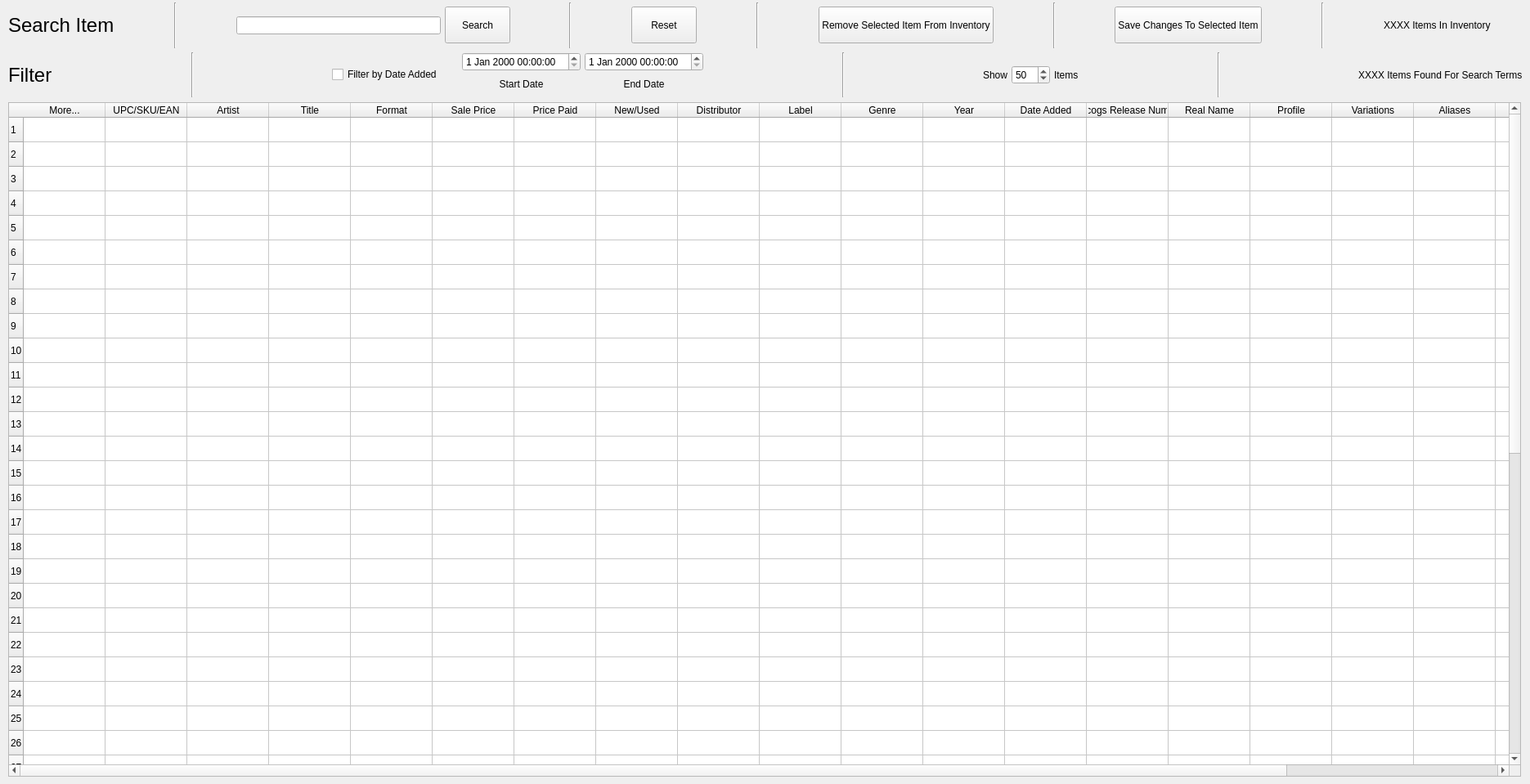
     <widget class="QWidget" name="search_inventory_tab">
      <attribute name="title">
       <string>Search/Edit/Remove Inventory</string>
      </attribute>
      <widget class="QWidget" name="layoutWidget">
       <property name="geometry">
        <rect>
         <x>10</x>
         <y>3</y>
         <width>1852</width>
         <height>947</height>
        </rect>
       </property>
       <layout class="QVBoxLayout" name="verticalLayout_7">
        <item>
         <layout class="QVBoxLayout" name="verticalLayout_4">
          <property name="spacing">
           <number>5</number>
          </property>
          <item>
           <layout class="QHBoxLayout" name="horizontalLayout_5">
            <item>
             <widget class="QLabel" name="tab_one_search_item_lbl_2">
              <property name="font">
               <font>
                <family>Lucida Grande</family>
                <pointsize>18</pointsize>
               </font>
              </property>
              <property name="text">
               <string>Search Item</string>
              </property>
              <property name="scaledContents">
               <bool>false</bool>
              </property>
             </widget>
            </item>
            <item>
             <spacer name="horizontalSpacer_15">
              <property name="orientation">
               <enum>Qt::Horizontal</enum>
              </property>
              <property name="sizeHint" stdset="0">
               <size>
                <width>28</width>
                <height>20</height>
               </size>
              </property>
             </spacer>
            </item>
            <item>
             <widget class="Line" name="add_item_vert_line_3">
              <property name="orientation">
               <enum>Qt::Vertical</enum>
              </property>
             </widget>
            </item>
            <item>
             <spacer name="horizontalSpacer_2">
              <property name="orientation">
               <enum>Qt::Horizontal</enum>
              </property>
              <property name="sizeHint" stdset="0">
               <size>
                <width>28</width>
                <height>20</height>
               </size>
              </property>
             </spacer>
            </item>
            <item>
             <widget class="QLineEdit" name="tab_two_search_artist_title_qline">
              <property name="sizePolicy">
               <sizepolicy hsizetype="Minimum" vsizetype="Fixed">
                <horstretch>0</horstretch>
                <verstretch>0</verstretch>
               </sizepolicy>
              </property>
              <property name="minimumSize">
               <size>
                <width>250</width>
                <height>0</height>
               </size>
              </property>
              <property name="text">
               <string/>
              </property>
             </widget>
            </item>
            <item>
             <widget class="QPushButton" name="tab_two_search_artist_title_button">
              <property name="minimumSize">
               <size>
                <width>0</width>
                <height>45</height>
               </size>
              </property>
              <property name="text">
               <string>Search</string>
              </property>
             </widget>
            </item>
            <item>
             <spacer name="horizontalSpacer_23">
              <property name="orientation">
               <enum>Qt::Horizontal</enum>
              </property>
              <property name="sizeHint" stdset="0">
               <size>
                <width>40</width>
                <height>20</height>
               </size>
              </property>
             </spacer>
            </item>
            <item>
             <widget class="Line" name="add_item_vert_line_6">
              <property name="orientation">
               <enum>Qt::Vertical</enum>
              </property>
             </widget>
            </item>
            <item>
             <spacer name="horizontalSpacer_5">
              <property name="orientation">
               <enum>Qt::Horizontal</enum>
              </property>
              <property name="sizeHint" stdset="0">
               <size>
                <width>40</width>
                <height>20</height>
               </size>
              </property>
             </spacer>
            </item>
            <item>
             <widget class="QPushButton" name="tab_two_reset_button">
              <property name="minimumSize">
               <size>
                <width>0</width>
                <height>45</height>
               </size>
              </property>
              <property name="text">
               <string>Reset</string>
              </property>
             </widget>
            </item>
            <item>
             <spacer name="horizontalSpacer_18">
              <property name="orientation">
               <enum>Qt::Horizontal</enum>
              </property>
              <property name="sizeHint" stdset="0">
               <size>
                <width>40</width>
                <height>20</height>
               </size>
              </property>
             </spacer>
            </item>
            <item>
             <widget class="Line" name="add_item_vert_line_16">
              <property name="orientation">
               <enum>Qt::Vertical</enum>
              </property>
             </widget>
            </item>
            <item>
             <spacer name="horizontalSpacer_19">
              <property name="orientation">
               <enum>Qt::Horizontal</enum>
              </property>
              <property name="sizeHint" stdset="0">
               <size>
                <width>40</width>
                <height>20</height>
               </size>
              </property>
             </spacer>
            </item>
            <item>
             <widget class="QPushButton" name="tab_two_remove_selected_item_from_inventory">
              <property name="minimumSize">
               <size>
                <width>0</width>
                <height>45</height>
               </size>
              </property>
              <property name="text">
               <string>Remove Selected Item From Inventory</string>
              </property>
             </widget>
            </item>
            <item>
             <spacer name="horizontalSpacer_31">
              <property name="orientation">
               <enum>Qt::Horizontal</enum>
              </property>
              <property name="sizeType">
               <enum>QSizePolicy::Expanding</enum>
              </property>
              <property name="sizeHint" stdset="0">
               <size>
                <width>28</width>
                <height>20</height>
               </size>
              </property>
             </spacer>
            </item>
            <item>
             <widget class="Line" name="add_item_vert_line_15">
              <property name="orientation">
               <enum>Qt::Vertical</enum>
              </property>
             </widget>
            </item>
            <item>
             <spacer name="horizontalSpacer_30">
              <property name="orientation">
               <enum>Qt::Horizontal</enum>
              </property>
              <property name="sizeType">
               <enum>QSizePolicy::Expanding</enum>
              </property>
              <property name="sizeHint" stdset="0">
               <size>
                <width>28</width>
                <height>20</height>
               </size>
              </property>
             </spacer>
            </item>
            <item>
             <widget class="QPushButton" name="tab_two_edit_selected_item">
              <property name="minimumSize">
               <size>
                <width>0</width>
                <height>45</height>
               </size>
              </property>
              <property name="text">
               <string>Save Changes To Selected Item</string>
              </property>
             </widget>
            </item>
            <item>
             <spacer name="horizontalSpacer_60">
              <property name="orientation">
               <enum>Qt::Horizontal</enum>
              </property>
              <property name="sizeHint" stdset="0">
               <size>
                <width>28</width>
                <height>20</height>
               </size>
              </property>
             </spacer>
            </item>
            <item>
             <widget class="Line" name="add_item_vert_line_29">
              <property name="orientation">
               <enum>Qt::Vertical</enum>
              </property>
             </widget>
            </item>
            <item>
             <spacer name="horizontalSpacer_59">
              <property name="orientation">
               <enum>Qt::Horizontal</enum>
              </property>
              <property name="sizeHint" stdset="0">
               <size>
                <width>28</width>
                <height>20</height>
               </size>
              </property>
             </spacer>
            </item>
            <item>
             <widget class="QLabel" name="tab_two_num_inventory_label">
              <property name="sizePolicy">
               <sizepolicy hsizetype="Minimum" vsizetype="Preferred">
                <horstretch>0</horstretch>
                <verstretch>0</verstretch>
               </sizepolicy>
              </property>
              <property name="minimumSize">
               <size>
                <width>170</width>
                <height>0</height>
               </size>
              </property>
              <property name="text">
               <string>XXXX Items In Inventory</string>
              </property>
             </widget>
            </item>
           </layout>
          </item>
          <item>
           <layout class="QHBoxLayout" name="horizontalLayout_9">
            <property name="spacing">
             <number>-1</number>
            </property>
            <item>
             <widget class="QLabel" name="tab_one_search_item_lbl_3">
              <property name="font">
               <font>
                <family>Lucida Grande</family>
                <pointsize>18</pointsize>
               </font>
              </property>
              <property name="text">
               <string>Filter</string>
              </property>
              <property name="scaledContents">
               <bool>false</bool>
              </property>
             </widget>
            </item>
            <item>
             <spacer name="horizontalSpacer_16">
              <property name="orientation">
               <enum>Qt::Horizontal</enum>
              </property>
              <property name="sizeHint" stdset="0">
               <size>
                <width>28</width>
                <height>20</height>
               </size>
              </property>
             </spacer>
            </item>
            <item>
             <widget class="Line" name="add_item_vert_line_5">
              <property name="orientation">
               <enum>Qt::Vertical</enum>
              </property>
             </widget>
            </item>
            <item>
             <spacer name="horizontalSpacer_17">
              <property name="orientation">
               <enum>Qt::Horizontal</enum>
              </property>
              <property name="sizeHint" stdset="0">
               <size>
                <width>28</width>
                <height>20</height>
               </size>
              </property>
             </spacer>
            </item>
            <item>
             <widget class="QCheckBox" name="checkBox">
              <property name="text">
               <string>Filter by Date Added</string>
              </property>
             </widget>
            </item>
            <item>
             <spacer name="horizontalSpacer_87">
              <property name="orientation">
               <enum>Qt::Horizontal</enum>
              </property>
              <property name="sizeType">
               <enum>QSizePolicy::Minimum</enum>
              </property>
              <property name="sizeHint" stdset="0">
               <size>
                <width>20</width>
                <height>20</height>
               </size>
              </property>
             </spacer>
            </item>
            <item>
             <layout class="QVBoxLayout" name="verticalLayout_6">
              <property name="spacing">
               <number>0</number>
              </property>
              <property name="sizeConstraint">
               <enum>QLayout::SetFixedSize</enum>
              </property>
              <item>
               <widget class="QDateTimeEdit" name="tab_two_date_time_edit_start"/>
              </item>
              <item>
               <widget class="QLabel" name="label_4">
                <property name="sizePolicy">
                 <sizepolicy hsizetype="Preferred" vsizetype="Minimum">
                  <horstretch>0</horstretch>
                  <verstretch>0</verstretch>
                 </sizepolicy>
                </property>
                <property name="minimumSize">
                 <size>
                  <width>0</width>
                  <height>20</height>
                 </size>
                </property>
                <property name="text">
                 <string>Start Date</string>
                </property>
                <property name="alignment">
                 <set>Qt::AlignCenter</set>
                </property>
               </widget>
              </item>
             </layout>
            </item>
            <item>
             <layout class="QVBoxLayout" name="verticalLayout_5">
              <property name="spacing">
               <number>0</number>
              </property>
              <property name="sizeConstraint">
               <enum>QLayout::SetFixedSize</enum>
              </property>
              <item>
               <widget class="QDateTimeEdit" name="tab_two_date_time_edit_end"/>
              </item>
              <item>
               <widget class="QLabel" name="label_3">
                <property name="sizePolicy">
                 <sizepolicy hsizetype="Preferred" vsizetype="Minimum">
                  <horstretch>0</horstretch>
                  <verstretch>0</verstretch>
                 </sizepolicy>
                </property>
                <property name="minimumSize">
                 <size>
                  <width>0</width>
                  <height>20</height>
                 </size>
                </property>
                <property name="text">
                 <string>End Date</string>
                </property>
                <property name="alignment">
                 <set>Qt::AlignCenter</set>
                </property>
               </widget>
              </item>
             </layout>
            </item>
            <item>
             <spacer name="horizontalSpacer_86">
              <property name="orientation">
               <enum>Qt::Horizontal</enum>
              </property>
              <property name="sizeHint" stdset="0">
               <size>
                <width>40</width>
                <height>20</height>
               </size>
              </property>
             </spacer>
            </item>
            <item>
             <widget class="Line" name="add_item_vert_line_40">
              <property name="orientation">
               <enum>Qt::Vertical</enum>
              </property>
             </widget>
            </item>
            <item>
             <spacer name="horizontalSpacer_92">
              <property name="orientation">
               <enum>Qt::Horizontal</enum>
              </property>
              <property name="sizeType">
               <enum>QSizePolicy::Expanding</enum>
              </property>
              <property name="sizeHint" stdset="0">
               <size>
                <width>28</width>
                <height>20</height>
               </size>
              </property>
             </spacer>
            </item>
            <item>
             <widget class="QLabel" name="label">
              <property name="text">
               <string>Show</string>
              </property>
             </widget>
            </item>
            <item>
             <widget class="QSpinBox" name="tab_two_num_displayed_spin_box">
              <property name="minimum">
               <number>10</number>
              </property>
              <property name="maximum">
               <number>100</number>
              </property>
              <property name="singleStep">
               <number>10</number>
              </property>
              <property name="value">
               <number>50</number>
              </property>
             </widget>
            </item>
            <item>
             <widget class="QLabel" name="label_2">
              <property name="text">
               <string>Items</string>
              </property>
             </widget>
            </item>
            <item>
             <spacer name="horizontalSpacer_90">
              <property name="orientation">
               <enum>Qt::Horizontal</enum>
              </property>
              <property name="sizeType">
               <enum>QSizePolicy::Expanding</enum>
              </property>
              <property name="sizeHint" stdset="0">
               <size>
                <width>28</width>
                <height>20</height>
               </size>
              </property>
             </spacer>
            </item>
            <item>
             <widget class="Line" name="add_item_vert_line_41">
              <property name="orientation">
               <enum>Qt::Vertical</enum>
              </property>
             </widget>
            </item>
            <item>
             <spacer name="horizontalSpacer_89">
              <property name="orientation">
               <enum>Qt::Horizontal</enum>
              </property>
              <property name="sizeType">
               <enum>QSizePolicy::Expanding</enum>
              </property>
              <property name="sizeHint" stdset="0">
               <size>
                <width>28</width>
                <height>20</height>
               </size>
              </property>
             </spacer>
            </item>
            <item>
             <widget class="QLabel" name="tab_two_items_found_label">
              <property name="sizePolicy">
               <sizepolicy hsizetype="Minimum" vsizetype="Preferred">
                <horstretch>0</horstretch>
                <verstretch>0</verstretch>
               </sizepolicy>
              </property>
              <property name="minimumSize">
               <size>
                <width>170</width>
                <height>0</height>
               </size>
              </property>
              <property name="text">
               <string>XXXX Items Found For Search Terms</string>
              </property>
             </widget>
            </item>
           </layout>
          </item>
         </layout>
        </item>
        <item>
         <widget class="QTableWidget" name="tab_two_results_table">
          <property name="sizePolicy">
           <sizepolicy hsizetype="Maximum" vsizetype="Minimum">
            <horstretch>0</horstretch>
            <verstretch>0</verstretch>
           </sizepolicy>
          </property>
          <property name="minimumSize">
           <size>
            <width>1850</width>
            <height>825</height>
           </size>
          </property>
          <property name="selectionMode">
           <enum>QAbstractItemView::ExtendedSelection</enum>
          </property>
          <property name="selectionBehavior">
           <enum>QAbstractItemView::SelectRows</enum>
          </property>
          <property name="sortingEnabled">
           <bool>true</bool>
          </property>
          <attribute name="horizontalHeaderCascadingSectionResizes">
           <bool>false</bool>
          </attribute>
          <attribute name="horizontalHeaderDefaultSectionSize">
           <number>100</number>
          </attribute>
          <attribute name="horizontalHeaderShowSortIndicator" stdset="0">
           <bool>true</bool>
          </attribute>
          <attribute name="horizontalHeaderStretchLastSection">
           <bool>false</bool>
          </attribute>
          <row>
           <property name="text">
            <string>1</string>
           </property>
          </row>
          <row>
           <property name="text">
            <string>2</string>
           </property>
          </row>
          <row>
           <property name="text">
            <string>3</string>
           </property>
          </row>
          <row>
           <property name="text">
            <string>4</string>
           </property>
          </row>
          <row>
           <property name="text">
            <string>5</string>
           </property>
          </row>
          <row>
           <property name="text">
            <string>6</string>
           </property>
          </row>
          <row>
           <property name="text">
            <string>7</string>
           </property>
          </row>
          <row>
           <property name="text">
            <string>8</string>
           </property>
          </row>
          <row>
           <property name="text">
            <string>9</string>
           </property>
          </row>
          <row>
           <property name="text">
            <string>10</string>
           </property>
          </row>
          <row>
           <property name="text">
            <string>11</string>
           </property>
          </row>
          <row>
           <property name="text">
            <string>12</string>
           </property>
          </row>
          <row>
           <property name="text">
            <string>13</string>
           </property>
          </row>
          <row>
           <property name="text">
            <string>14</string>
           </property>
          </row>
          <row>
           <property name="text">
            <string>15</string>
           </property>
          </row>
          <row>
           <property name="text">
            <string>16</string>
           </property>
          </row>
          <row>
           <property name="text">
            <string>17</string>
           </property>
          </row>
          <row>
           <property name="text">
            <string>18</string>
           </property>
          </row>
          <row>
           <property name="text">
            <string>19</string>
           </property>
          </row>
          <row>
           <property name="text">
            <string>20</string>
           </property>
          </row>
          <row>
           <property name="text">
            <string>21</string>
           </property>
          </row>
          <row>
           <property name="text">
            <string>22</string>
           </property>
          </row>
          <row>
           <property name="text">
            <string>23</string>
           </property>
          </row>
          <row>
           <property name="text">
            <string>24</string>
           </property>
          </row>
          <row>
           <property name="text">
            <string>25</string>
           </property>
          </row>
          <row>
           <property name="text">
            <string>26</string>
           </property>
          </row>
          <row>
           <property name="text">
            <string>27</string>
           </property>
          </row>
          <row>
           <property name="text">
            <string>28</string>
           </property>
          </row>
          <row>
           <property name="text">
            <string>29</string>
           </property>
          </row>
          <row>
           <property name="text">
            <string>30</string>
           </property>
          </row>
          <row>
           <property name="text">
            <string>31</string>
           </property>
          </row>
          <row>
           <property name="text">
            <string>32</string>
           </property>
          </row>
          <row>
           <property name="text">
            <string>33</string>
           </property>
          </row>
          <row>
           <property name="text">
            <string>34</string>
           </property>
          </row>
          <row>
           <property name="text">
            <string>35</string>
           </property>
          </row>
          <row>
           <property name="text">
            <string>36</string>
           </property>
          </row>
          <row>
           <property name="text">
            <string>37</string>
           </property>
          </row>
          <row>
           <property name="text">
            <string>38</string>
           </property>
          </row>
          <row>
           <property name="text">
            <string>39</string>
           </property>
          </row>
          <row>
           <property name="text">
            <string>40</string>
           </property>
          </row>
          <row>
           <property name="text">
            <string>41</string>
           </property>
          </row>
          <row>
           <property name="text">
            <string>42</string>
           </property>
          </row>
          <row>
           <property name="text">
            <string>43</string>
           </property>
          </row>
          <row>
           <property name="text">
            <string>44</string>
           </property>
          </row>
          <row>
           <property name="text">
            <string>45</string>
           </property>
          </row>
          <row>
           <property name="text">
            <string>46</string>
           </property>
          </row>
          <row>
           <property name="text">
            <string>47</string>
           </property>
          </row>
          <row>
           <property name="text">
            <string>48</string>
           </property>
          </row>
          <row>
           <property name="text">
            <string>50</string>
           </property>
          </row>
          <column>
           <property name="text">
            <string>More...</string>
           </property>
          </column>
          <column>
           <property name="text">
            <string>UPC/SKU/EAN</string>
           </property>
          </column>
          <column>
           <property name="text">
            <string>Artist</string>
           </property>
          </column>
          <column>
           <property name="text">
            <string>Title</string>
           </property>
          </column>
          <column>
           <property name="text">
            <string>Format</string>
           </property>
          </column>
          <column>
           <property name="text">
            <string>Sale Price</string>
           </property>
          </column>
          <column>
           <property name="text">
            <string>Price Paid</string>
           </property>
          </column>
          <column>
           <property name="text">
            <string>New/Used</string>
           </property>
          </column>
          <column>
           <property name="text">
            <string>Distributor</string>
           </property>
          </column>
          <column>
           <property name="text">
            <string>Label</string>
           </property>
          </column>
          <column>
           <property name="text">
            <string>Genre</string>
           </property>
          </column>
          <column>
           <property name="text">
            <string>Year</string>
           </property>
          </column>
          <column>
           <property name="text">
            <string>Date Added</string>
           </property>
          </column>
          <column>
           <property name="text">
            <string>Discogs Release Number</string>
           </property>
          </column>
          <column>
           <property name="text">
            <string>Real Name</string>
           </property>
          </column>
          <column>
           <property name="text">
            <string>Profile</string>
           </property>
          </column>
          <column>
           <property name="text">
            <string>Variations</string>
           </property>
          </column>
          <column>
           <property name="text">
            <string>Aliases</string>
           </property>
          </column>
          <column>
           <property name="text">
            <string>Track List</string>
           </property>
          </column>
          <column>
           <property name="text">
            <string>Notes</string>
           </property>
          </column>
          <column>
           <property name="text">
            <string>Key</string>
           </property>
          </column>
          <item row="0" column="1">
           <property name="text">
            <string/>
           </property>
          </item>
          <item row="0" column="2">
           <property name="text">
            <string/>
           </property>
          </item>
          <item row="0" column="3">
           <property name="text">
            <string/>
           </property>
          </item>
         </widget>
        </item>
       </layout>
      </widget>
     </widget>
